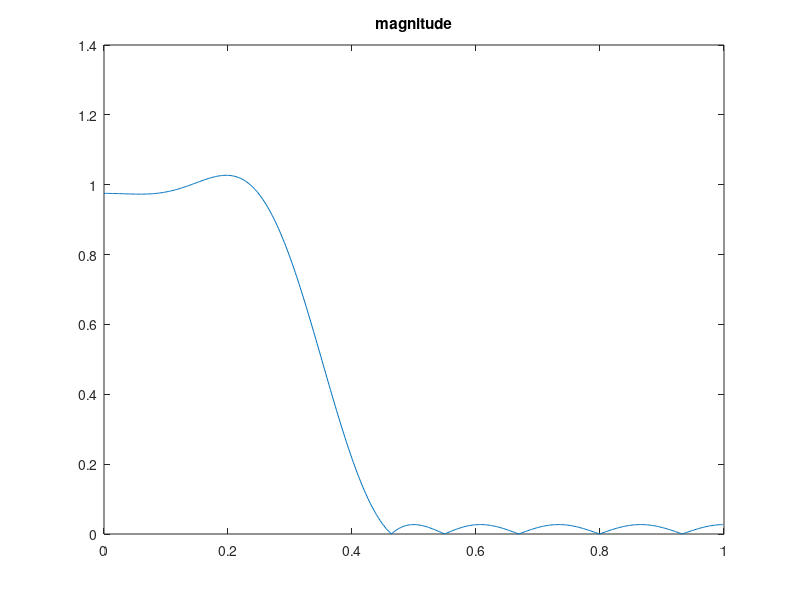
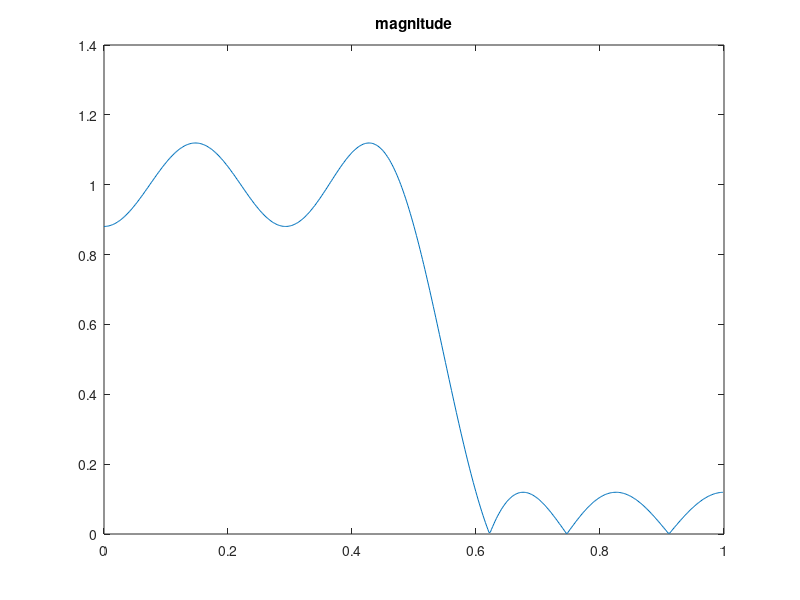

These figures' MATLAB source, in order:
b = firpm(14, [0,0.25,0.45,1], [1,1,0,0]);
[h,w]=freqz(b);
plot(w/pi,abs(h));
title('magnitude')

figure
b = firpm(14, [0,0.5,0.6,1], [1,1,0,0]);
[h,w]=freqz(b);
plot(w/pi,abs(h));
title('magnitude')



